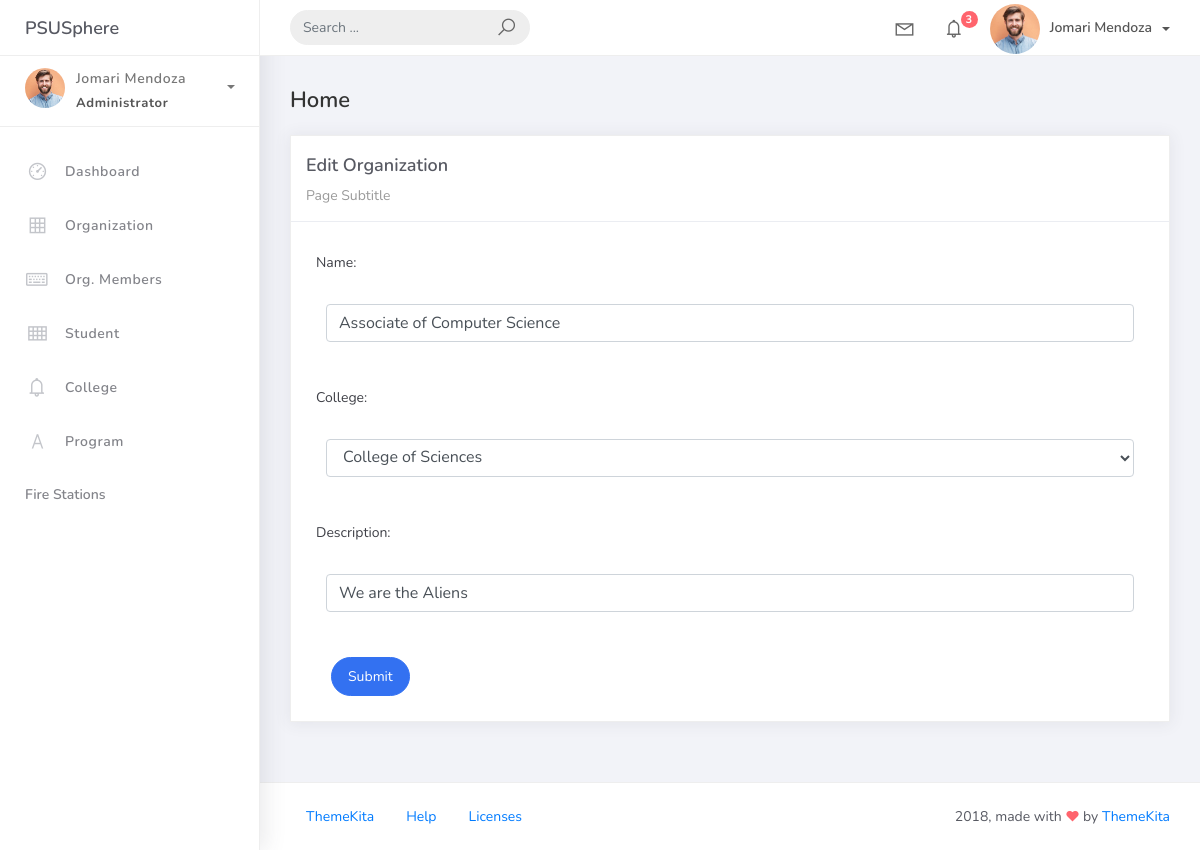
The app's page /organization_list/1, older data.
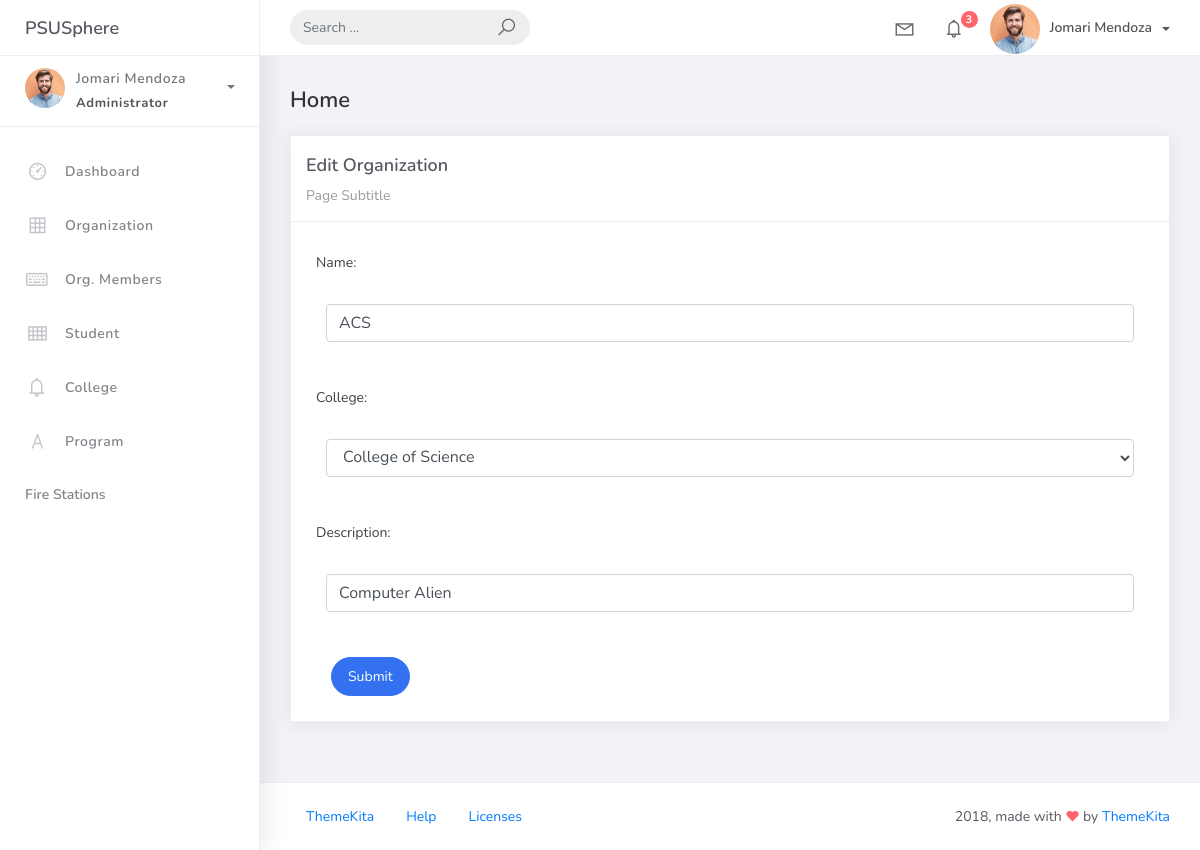
The same page, newer data.
### studentorg/models.py (models this page shows, shortened)
class BaseModel(models.Model):
    created_at = models.DateTimeField(auto_now_add=True, db_index=True)
    updated_at = models.DateTimeField(auto_now=True)
    class Meta:
        abstract = True

class Organization(BaseModel):
    name = models.CharField(max_length=150)
    college = models.ForeignKey(College, on_delete=models.CASCADE)
    description = models.CharField(max_length=500)

### studentorg/views.py (the view)
class OrganizationUpdateView(UpdateView):
    model = Organization
    form_class = OrganizationForm
    template_name = "org_edit.html"
    success_url = reverse_lazy("organization-list")

### studentorg/forms.py
class OrganizationForm(ModelForm):
  class Meta:
    model = Organization
    fields = "__all__"

### studentorg/models.py (called while the page is built)
    def __str__(self):
        return self.college_name

### templates/org_edit.html (shortened to what this page needs)
{% extends 'base.html' %}
{% load static %}
{% block content %}
  <div class="content">
    <div class="container-fluid">
      <h4 class="page-title">Home</h4>
      <div class="row">
        <div class="col-md-12">
          <div class="card">
            <div class="card-header">
              <div class="card-title">Edit Organization</div>
              <div class="card-category">Page Subtitle</div>
            </div>
            <div class="card-body">
              <form class="" action="" method="post" novalidate>
                {% include 'includes/form.html' %}
                <div class="form-group">
                  <div class="col-md-12 col-sm-3">
                    <button type="submit" class="btn btn-primary btn-rounded">Submit</button>
                  </div>
                </div>
              </form>
            </div>
          </div>
        </div>
      </div>
    </div>
  </div>
{% endblock %}

### templates/includes/form.html (shortened to what this page needs)
{% load widget_tweaks %}
  {% for field in form %}
  <div class ="field item form-group">
      <label>{{ field.label_tag }}</label>
    <div class="form-group">
      {% render_field field class="form-control" %}
    </div>
</div>
{% endfor %}

Row changes from the older to the newer data that the page shows:
changed Organization: name "Associate of Computer Science" → "ACS"; college "College of Sciences" → "College of Science"; description "We are the Aliens" → "Computer Alien"
